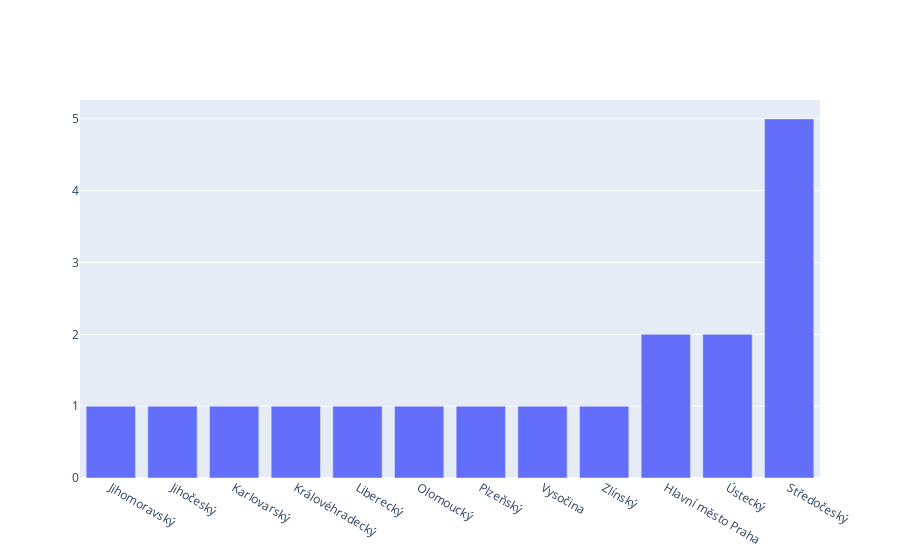

Notebook code for this chart:
### Code cell
data = p[~p.do_parlament.isna()].groupby('nazev_kraj_cz').size().sort_values()

go.Figure(go.Bar(x=data.index, y=data.values))

### Figure 1 — Plotly figure (JSON) as saved in the notebook; plotly's stock layout.template omitted (floating-point values rounded to 4 significant figures)
{"data": [{"type": "bar", "x": ["Jihomoravský", "Jihočeský", "Karlovarský", "Královéhradecký", "Liberecký", "Olomoucký", "Plzeňský", "Vysočina", "Zlínský", "Hlavní město Praha", "Ústecký", "Středočeský"], "y": [1, 1, 1, 1, 1, 1, 1, 1, 1, 2, 2, 5]}], "layout": {"autosize": true, "xaxis": {"autorange": true, "range": [-0.5, 11.5], "type": "category"}, "yaxis": {"autorange": true, "range": [0, 5.263], "type": "linear"}}}
